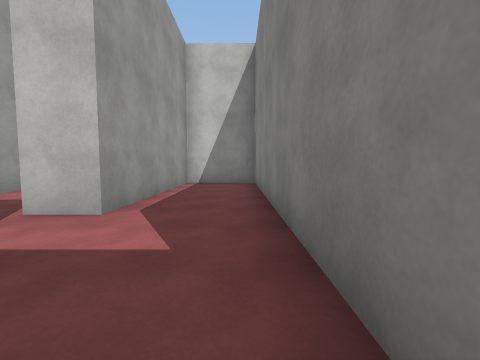
View 1 (above)

19 first-person views from a walk through a 3-D level made in the Unity game engine. The camera is 1.3 m above the floor, tilts 4° down and sees 90° across. The floor is counted in squares, 2 m on a side. Each view is taken from the middle of a square. On the plan, view 1 faces up. The plan holds only what a view shows up to about 9 squares ahead; the rest is blank. The place goes on beyond the plan. The player character is not drawn. Surface patterns are stand-ins for the level's own textures.

View 2
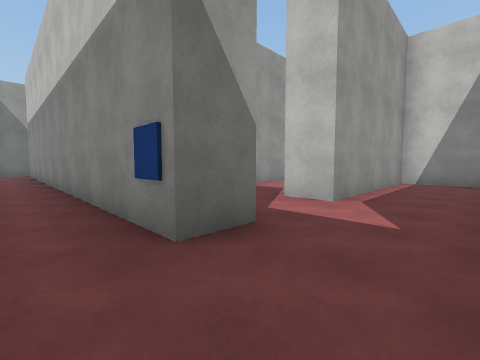

View 3
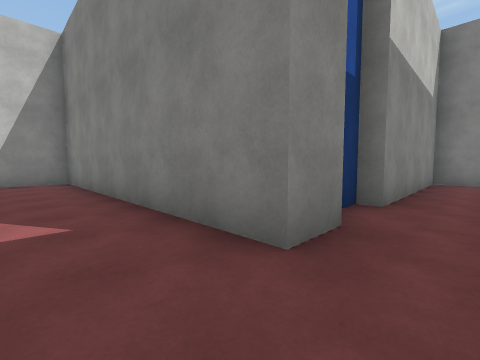

View 4
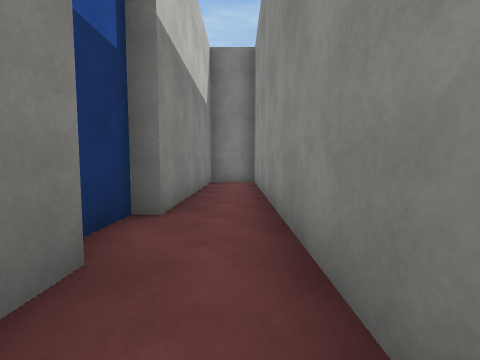

View 5
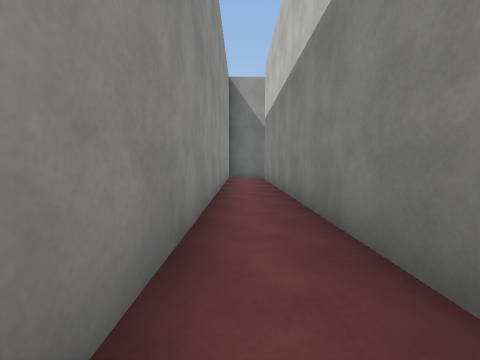

View 6
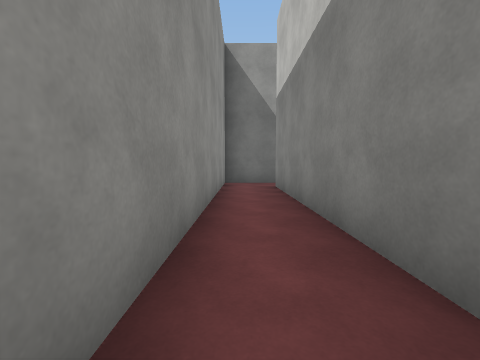

View 7
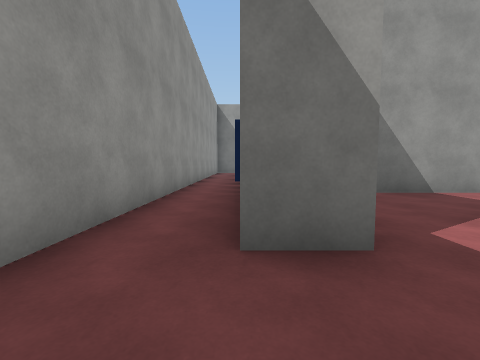

View 8
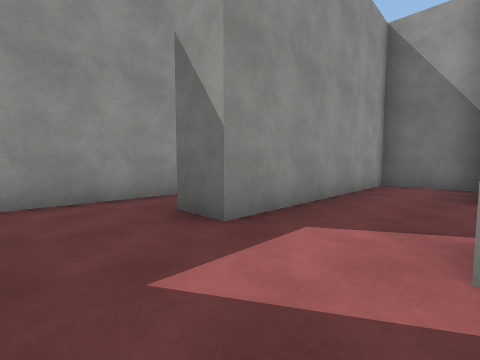

View 9
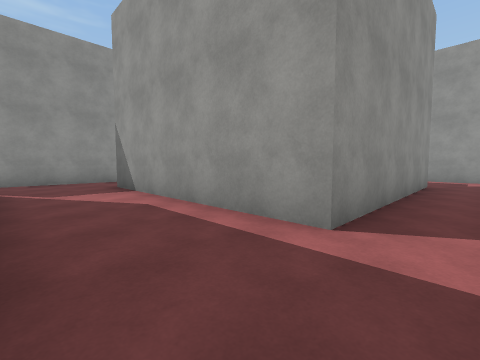

View 10
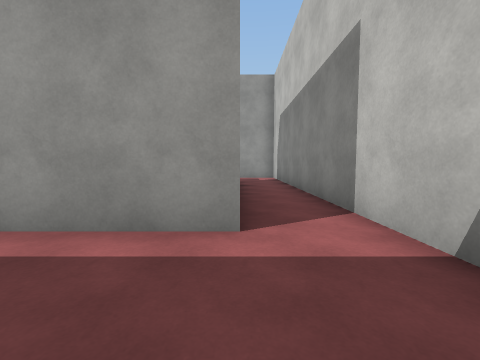

View 11
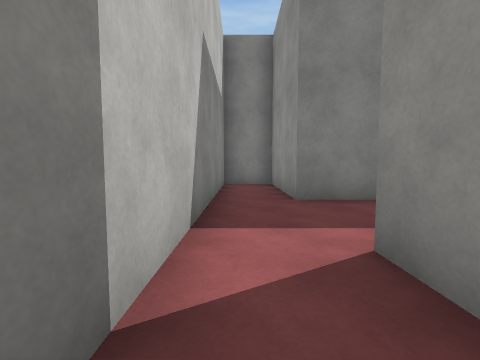

View 12
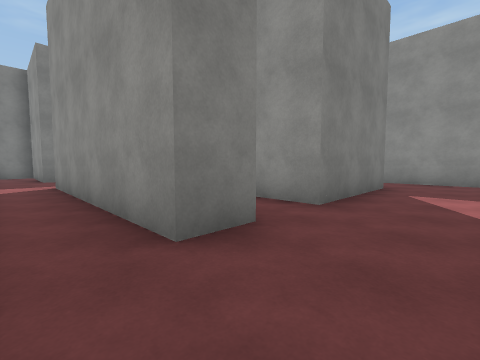

View 13
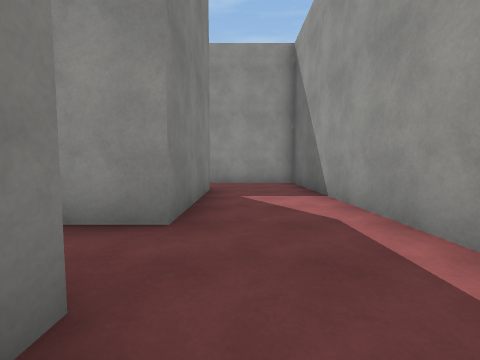

View 14
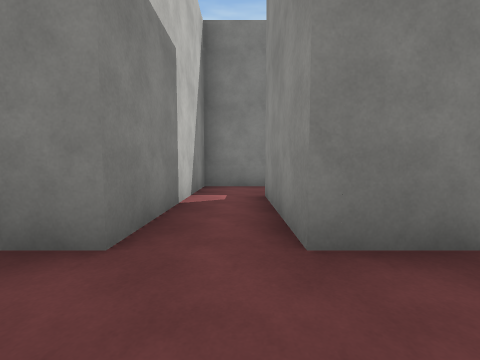

View 15
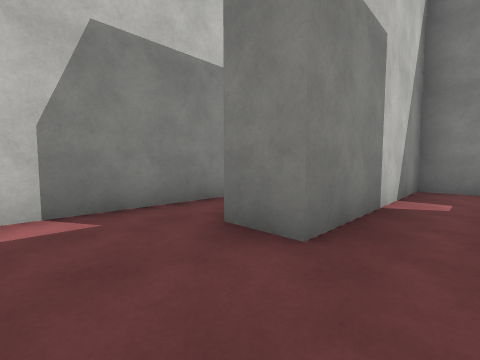

View 16
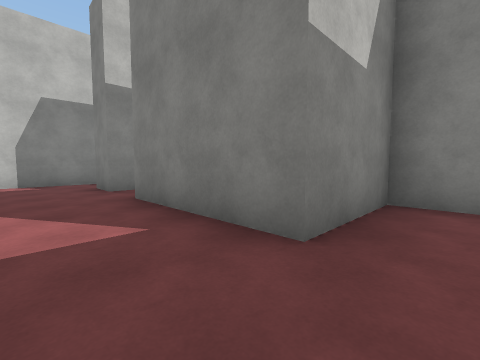

View 17
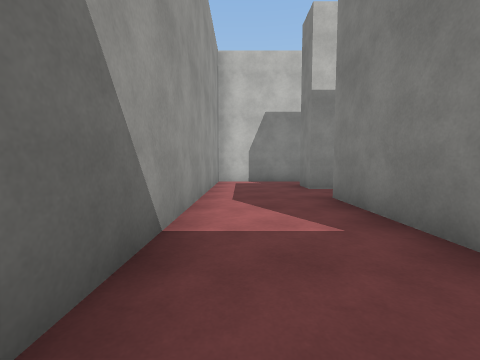

View 18
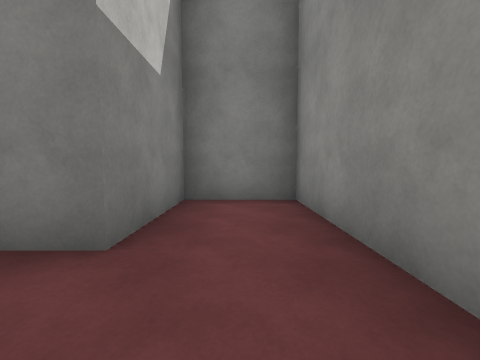

View 19
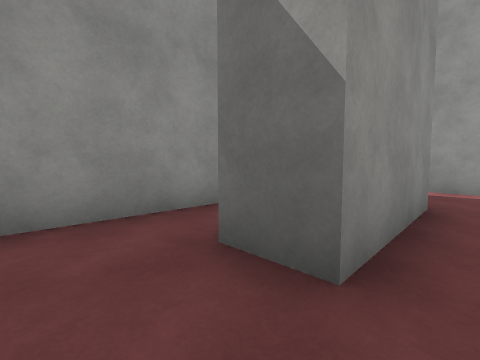

### Floor plan
Points are (right, up) in squares from view 1. A wall is a line through its corners. A room is listed if a view was taken in it or the views show most of it. See-through windows are left out.
Room 1 (views 1, 2, 3, 4, 5, 6, 7)
walls: (-2.4, 0) (-14.8, 0); (-1.7, 1) (-1.7, 0.4); (1.6, 0) (0.5, 0) (0.5, 1.5); (8.3, -1.5) (8.3, 0) (3, 0) (3, 0.4) (2, 0.4); (-14.6, -1.5) (8, -1.5)
ways out: opening at (-0.5, 1) to room 2; opening at (-14, -1)
objects: other object (-2, 0)
Room 2 (view 8)
walls: (0.5, 1.5) (0.5, 8) (-1.7, 8) (-1.7, 3) (-2.8, 3)
ways out: opening at (-0.5, 1) to room 1; opening at (-2, 2.5) to room 3
Room 3 (views 9, 10, 11, 12)
walls: (-2.8, 7.5) (-2.8, 9) (0.5, 9) (0.5, 10.5); (-7.8, 3.1) (-7.8, 1) (-1.7, 1); (0.2, 10.5) (-13.8, 10.5) (-13.8, 9.5); (-11.2, 9) (-5.3, 9) (-5.3, 3)
ways out: opening at (-2, 2.5) to room 2; opening at (-12.5, 8.5) to room 4
Room 4 (views 13, 14, 15, 16, 17, 18, 19)
walls: (-13.8, 9.5) (-13.8, 1) (-8.7, 1) (-8.7, 3) (-11.2, 3) (-11.2, 6.5) (-8.3, 6.5) (-8.3, 5.5); (-6.2, 6.2) (-6.2, 8) (-11.2, 8) (-11.2, 9)
ways out: opening at (-12.5, 8.5) to room 3; opening at (-7.5, 6) to room 5
Room 5 (no view inside)
walls: (-9.6, 4) (-6.9, 4)
ways out: opening at (-7.5, 6) to room 4

Positions as (right, up) in squares from view 1, and headings:
1: (0, 0), facing up
2: (0, -1), facing up-left
3: (-1, -1), facing up-right
4: (0, -1), facing right
5: (-5, -1), facing left
6: (-8, -1), facing left
7: (0, 0), facing left
8: (0, 3), facing down-left
9: (-3, 10), facing down-left
10: (-3, 9), facing left
11: (-7, 10), facing right
12: (-13, 10), facing down-right
13: (-12, 9), facing down
14: (-13, 7), facing right
15: (-13, 7), facing up-right
16: (-13, 2), facing up-right
17: (-13, 2), facing up
18: (-13, 2), facing right
19: (-7, 7), facing down-left
